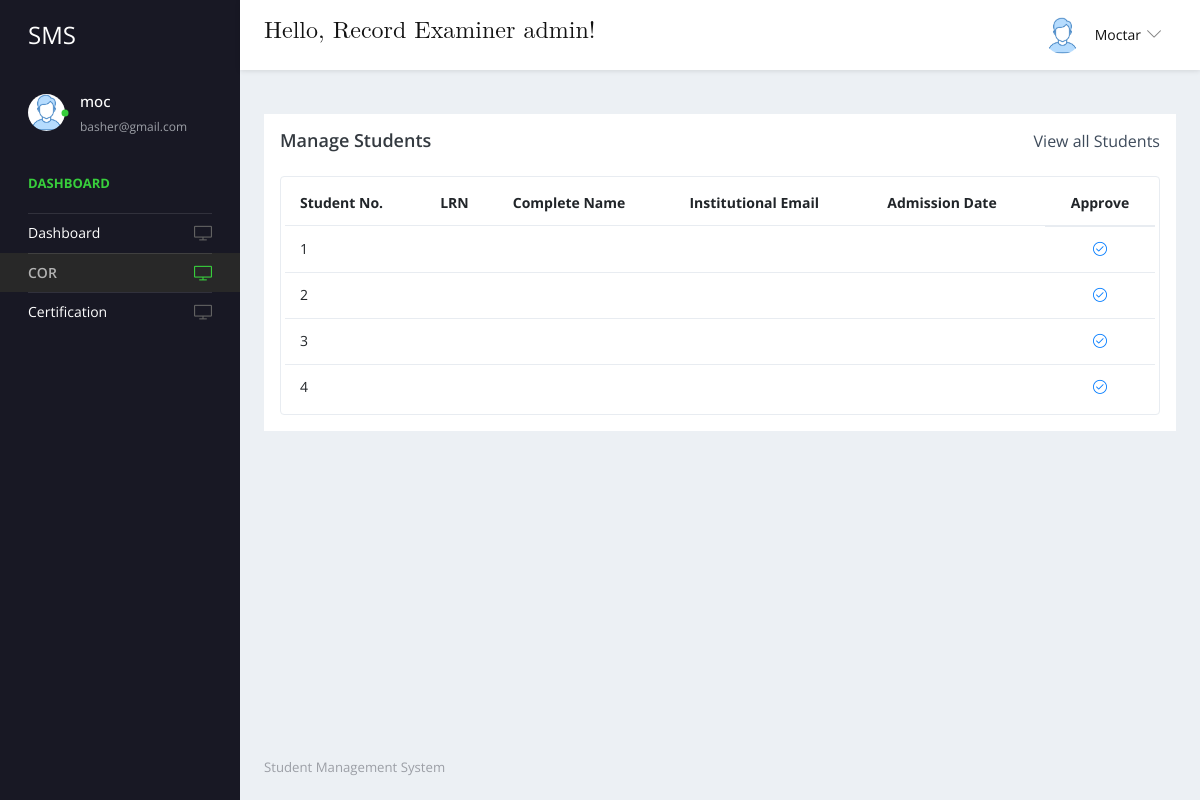
/recordexamineer/requestCOR.php (signed in), run on the app's committed database.
### tables this page shows
CREATE TABLE `tbl_record_examineer` (
  `id` int(11) NOT NULL,
  `fname` varchar(255) NOT NULL,
  `lname` varchar(255) NOT NULL,
  `email` varchar(255) NOT NULL,
  `age` int(11) NOT NULL,
  `strand` varchar(255) NOT NULL,
  `gender` varchar(10) NOT NULL,
  `address` text NOT NULL,
  `contact` varchar(15) NOT NULL,
  `uname` varchar(100) NOT NULL,
  `password` varchar(255) NOT NULL,
  `image` varchar(255) NOT NULL
);

CREATE TABLE `tbl_user_accounts` (
  `ID` int(11) NOT NULL,
  `UserName` varchar(25) NOT NULL,
  `Password` varchar(125) NOT NULL,
  `Type` varchar(25) NOT NULL,
  `expiryDate` date DEFAULT NULL,
  `disabled` int(11) DEFAULT NULL
);

CREATE TABLE `tblstudent` (
  `ID` int(10) NOT NULL,
  `UserAccountID` int(11) NOT NULL,
  `LastName` varchar(100) NOT NULL,
  `FirstName` varchar(100) NOT NULL,
  `MiddleInitial` varchar(10) DEFAULT NULL,
  `Gender` varchar(10) NOT NULL,
  `Age` int(11) NOT NULL,
  `DOB` date NOT NULL,
  `PlaceOfBirth` varchar(255) DEFAULT NULL,
  `CurrentAddress` varchar(255) NOT NULL,
  `PermanentAddress` varchar(255) NOT NULL,
  `ContactNo` varchar(15) NOT NULL,
  `EmailAddress` varchar(100) NOT NULL,
  `Strand` varchar(100) NOT NULL,
  `GradeLevel` varchar(100) NOT NULL,
  `LRN` varchar(20) DEFAULT NULL,
  `SchoolLastAttended` varchar(255) DEFAULT NULL,
  `FatherName` varchar(100) DEFAULT NULL,
  `FatherContactNumber` varchar(15) DEFAULT NULL,
  `MotherName` varchar(100) DEFAULT NULL,
  `MotherContactNumber` varchar(15) DEFAULT NULL,
  `EmergencyContactNumber` varchar(15) DEFAULT NULL,
  `UserName` varchar(100) NOT NULL,
  `Password` varchar(255) NOT NULL,
  `Image` varchar(255) DEFAULT NULL,
  `YearAdmitted` datetime DEFAULT NULL,
  `section` int(8) DEFAULT NULL
);

### recordexamineer/requestCOR.php (the view, shortened to what this page needs)
<!DOCTYPE html>
<html lang="en">
<head>
    <link rel="stylesheet" href="vendors/simple-line-icons/css/simple-line-icons.css">
    <link rel="stylesheet" href="vendors/flag-icon-css/css/flag-icon.min.css">
    <link rel="stylesheet" href="vendors/css/vendor.bundle.base.css">
    <link rel="stylesheet" href="vendors/daterangepicker/daterangepicker.css">
    <link rel="stylesheet" href="vendors/chartist/chartist.min.css">
    <link rel="stylesheet" href="css/style.css">
</head>
<body>
    <div class="container-scroller">
        <?php include_once('includes/header.php');?>
        <div class="container-fluid page-body-wrapper">
            <?php include_once('includes/sidebar.php');?>
            <div class="main-panel">
                <div class="content-wrapper">
                    <div class="row purchace-popup">
                        <div class="col-12 stretch-card grid-margin">
                            <div class="card card-secondary" style="padding: 16px">
                            <div class="d-sm-flex align-items-center mb-4">
                                        <h4 class="card-title mb-sm-0">Manage Students</h4>
                                        <a href="#" class="text-dark ml-auto mb-3 mb-sm-0"> View all Students</a>
                                    </div>
                                    <div class="table-responsive border rounded p-1">
                                        <table class="table">
                                            <thead>
                                                <tr>
                                                    <th class="font-weight-bold">Student No.</th>
                                                    <th class="font-weight-bold">LRN</th>
                                                    <th class="font-weight-bold">Complete Name</th>
                                                    <th class="font-weight-bold">Institutional Email</th>
                                                    <th class="font-weight-bold">Admission Date</th>
                                                    <th class="font-weight-bold"style="text-align: center">Approve</th>
                                                </tr>
                                            </thead>
                                            <tbody>
                                                <?php
                                                $sql = "SELECT * FROM tblstudent";
                                                $query = $dbh->prepare($sql);
                                                $query->execute();
                                                $results = $query->fetchAll(PDO::FETCH_OBJ);
                                                $cnt = 1;
                                                foreach ($results as $row) {
                                                ?>
                                                    <tr>
                                                        <td><?php echo htmlentities($cnt); ?></td>
                                                        <td><?php echo htmlentities($row->StuID); ?></td>
                                                        <td><?php echo htmlentities($row->StudentName); ?></td>
                                                        <td><?php echo htmlentities($row->StudentEmail); ?></td>
                                                        <td><?php echo htmlentities($row->DateofAdmission); ?></td>
                                                        <td style="display:flex;justify-content:center">
                                                            <div>
                                                                <a href="edit-student-detail.php?editid=<?php echo htmlentities($row->ID); ?>"><i class="icon-check"></i></a>
                                                            </div>
                                                        </td>
                                                    </tr>
                                                <?php $cnt = $cnt + 1;
                                                } ?>
                                            </tbody>
                                        </table>
                                    </div>
                            </div>
                        </div>
                    </div>
                </div>
                <?php include_once('includes/footer.php');?>
            </div>
        </div>
    </div>
</body>
</html>

### recordexamineer/includes/header.php (shortened to what this page needs)
<nav class="navbar default-layout-navbar col-lg-12 col-12 p-0 fixed-top d-flex flex-row">
    <div class="navbar-brand-wrapper d-flex align-items-center">
        <a class="navbar-brand brand-logo" href="dashboard.php">
            <strong style="color: white;">SMS</strong>
        </a>
    </div>
    <?php
    include('includes/dbconnection.php');
    if(isset($_SESSION['record_examineer_id'])) {
        $uid = $_SESSION['record_examineer_id'];
        $sql = "SELECT
        e.fname,
        e.lname,
        e.email,
        u.UserName
        FROM
            tbl_record_examineer e
        JOIN
            tbl_user_accounts u ON e.id = u.ID
        WHERE e.id = :uid;";
        $query = $dbh -> prepare($sql);
        $query->bindParam(':uid', $uid, PDO::PARAM_STR);
        $query->execute();
        $results = $query->fetchAll(PDO::FETCH_OBJ);
        if($query->rowCount() > 0) {
            foreach($results as $row) {
    ?>
    <div class="navbar-menu-wrapper d-flex align-items-center flex-grow-1">
        <h5 class="greetings">Hello, Record Examiner <?php echo htmlentities($row->UserName); ?>!</h5>
        <ul class="navbar-nav navbar-nav-right ml-auto">
            <li class="nav-item dropdown d-none d-xl-inline-flex user-dropdown">
                <a class="nav-link dropdown-toggle" id="UserDropdown" href="#" data-toggle="dropdown"
                    aria-expanded="false">
                    <img class="img-xs rounded-circle ml-2" src="images/faces/face8.jpg" alt="Profile image"> <span
                        class="font-weight-normal"> <?php echo htmlentities($row->fname); ?> </span></a>
            </li>
        </ul>
    </div>
    <?php
            }
        }
    }
    ?>
</nav>

### recordexamineer/includes/sidebar.php
<nav class="sidebar sidebar-offcanvas" id="sidebar">
    <ul class="nav">
        <li class="nav-item nav-profile">
            <a href="#" class="nav-link">
                <div class="profile-image">
                    <img class="img-xs rounded-circle" src="images/faces/face8.jpg" alt="profile image">
                    <div class="dot-indicator bg-success"></div>
                </div>
                <div class="text-wrapper">
                    <?php
                    if(isset($_SESSION['record_examineer_id'])) {
                        $uid = $_SESSION['record_examineer_id'];
                        $sql = "SELECT * FROM tbl_record_examineer WHERE ID = :uid";
                        $query = $dbh->prepare($sql);
                        $query->bindParam(':uid', $uid, PDO::PARAM_STR);
                        $query->execute();
                        $results = $query->fetchAll(PDO::FETCH_OBJ);
                        if($query->rowCount() > 0) {
                            foreach($results as $row) {
                    ?>
                    <p class="profile-name"><?php echo htmlentities($row->uname); ?></p>
                    <p class="designation"><?php echo htmlentities($row->email); ?></p>
                    <?php
                            }
                        }
                    }
                    ?>
                </div>
            </a>
        </li>
        <li class="nav-item nav-category">
            <span class="nav-link">Dashboard</span>
        </li>
        <li class="nav-item">
            <a class="nav-link" href="dashboard.php">
                <span class="menu-title">Dashboard</span>
                <i class="icon-screen-desktop menu-icon"></i>
            </a>
        </li>
        <li class="nav-item">
            <a class="nav-link" href="requestCOR.php">
                <span class="menu-title">COR</span>
                <i class="icon-screen-desktop menu-icon"></i>
            </a>
        </li>
        <li class="nav-item">
            <a class="nav-link" href="requestCertification.php">
                <span class="menu-title">Certification</span>
                <i class="icon-screen-desktop menu-icon"></i>
            </a>
        </li>
    </ul>
</nav>

### recordexamineer/includes/header.php (style rules this page uses)
.greetings { font-size: 1.5em; font-family: math; }

### data on the page
tbl_record_examineer: tbl_user_accounts.UserName "admin", fname "Moctar", uname "moc", email "basher@gmail.com"
